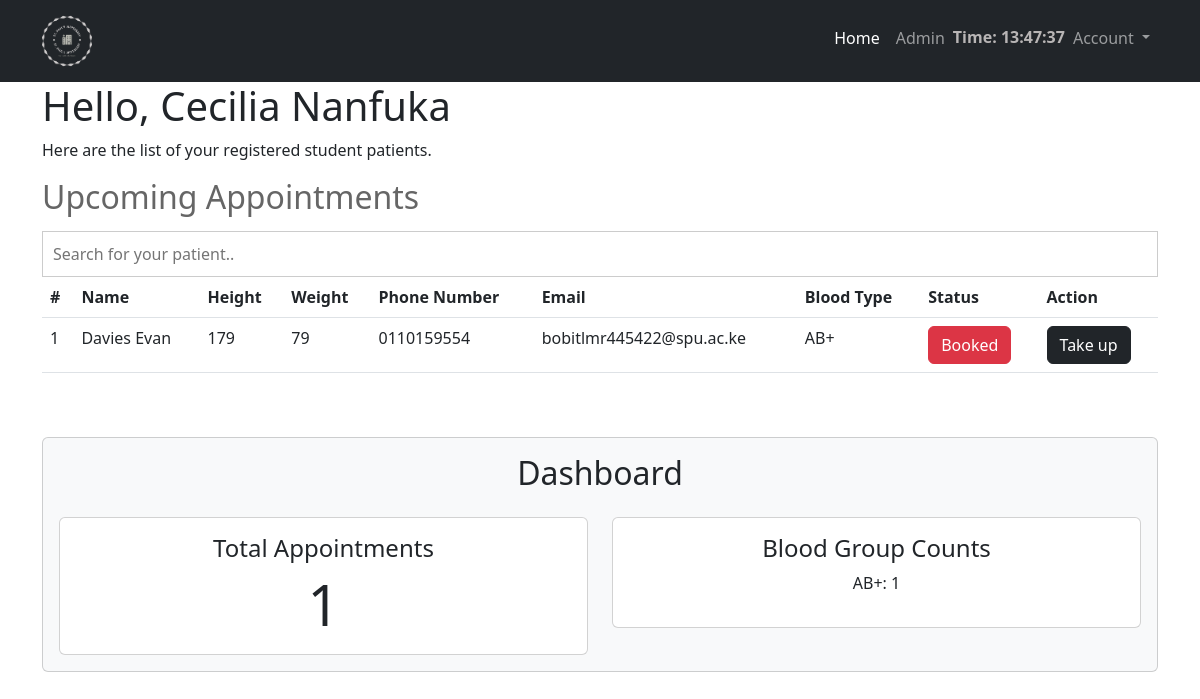
The app's page /admin (signed in), older data.
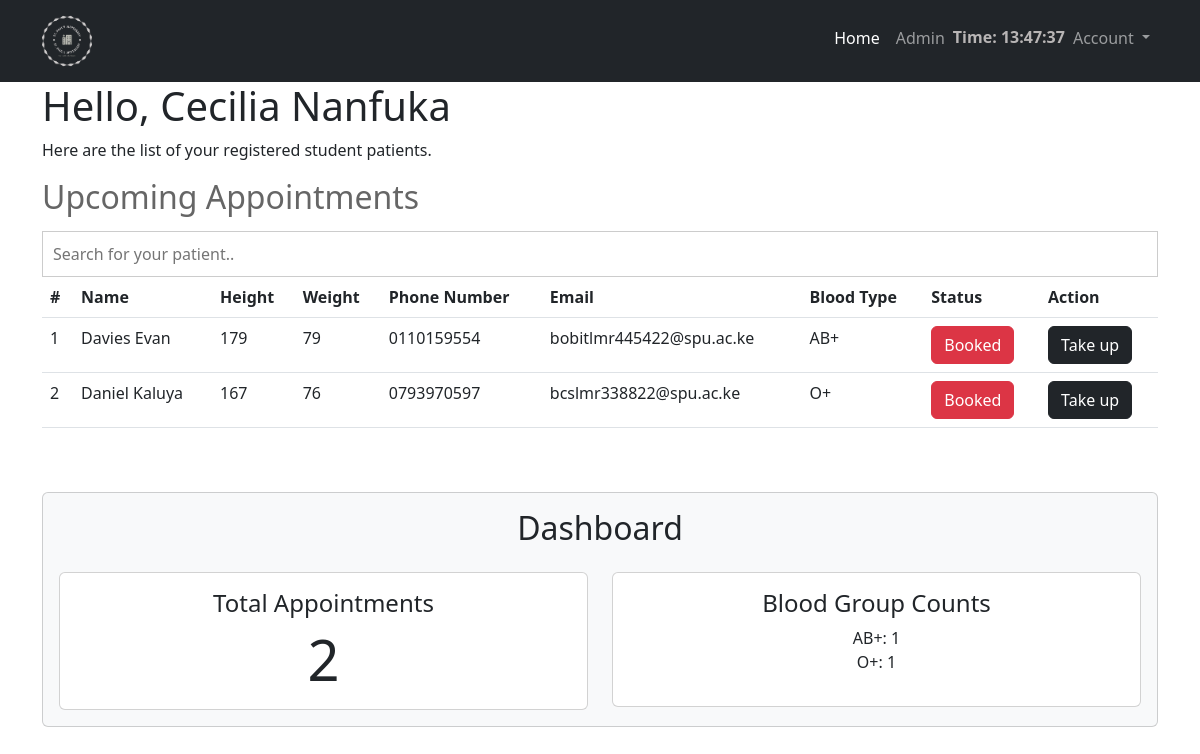
The same page, newer data.
### app.py (models this page shows, shortened)
class User(db.Model, UserMixin):
    id = db.Column(db.Integer, primary_key=True)
    username = db.Column(db.String(30), nullable=False)
    school_id = db.Column(db.String(20),unique=True, nullable=False)
    email = db.Column(db.String(120),unique=True, nullable=False)
    user_profile = db.Column(db.String(20), nullable=False,default='default.png')
    password = db.Column(db.String(30),nullable=False)
    patient = db.relationship('Profile', backref='patient',lazy=True)
    role = db.Column(db.String(10))

class Profile(db.Model):
    id = db.Column(db.Integer, primary_key=True)
    date_registered = db.Column(db.DateTime(), nullable=False, default=datetime.now)
    marital_status = db.Column(db.String(120), nullable=False)
    phonenumber = db.Column(db.String(13), unique=True, nullable=False)
    address = db.Column(db.String(20), nullable=False)
    postcode = db.Column(db.String(20), nullable=False)
    city = db.Column(db.String(30), nullable=False)
    area = db.Column(db.String(20), nullable=False)
    blood_type = db.Column(db.String(5))
    country = db.Column(db.String(20), nullable=False)
    state = db.Column(db.String(20), nullable=False)
    height = db.Column(db.Integer, default=0)
    weight = db.Column(db.Integer, default=0)
    blood_type = db.Column(db.String(10))
    user = relationship("User", backref="profile", uselist=False)
    appointment_status = db.Column(db.String(15), default='booked')  # Add appointment status field
    patient_id = db.Column(db.Integer, db.ForeignKey('user.id'), nullable=False)

### app.py (the view)
@app.route('/admin')
@login_required
def admin():
    if current_user.role == 'doctor':
        appointments = Profile.query.order_by(Profile.date_registered).all()
        num_appointments = len(appointments)
        blood_group_counts = {}
        for appointment in appointments:
            blood_group = appointment.blood_type
            if blood_group in blood_group_counts:
                blood_group_counts[blood_group] += 1
            else:
                blood_group_counts[blood_group] = 1
        return render_template('staff.html', appointments=appointments,
                               num_appointments=num_appointments,
                               blood_group_counts=blood_group_counts,
                               user=current_user)
    else:
        logout_user()
        return redirect(url_for('login'))

### app.py (called while the page is built)
@login_manager.user_loader
def load_user(id):
    user = User.query.get(int(id) if id is not None else None)
    return user

### templates/staff.html (shortened to what this page needs)
{% extends 'layout.html' %}
{% block body %}
         <main>
        <section class="container cd-table-container">
        <h1> Hello, {{current_user.username}}</h1>
         <p> Here are the list of your registered student patients.</p>
          <h2 class="cd-title">Upcoming Appointments</h2>
          <input type="text" class="cd-search table-filter" autofocus data-table="order-table" placeholder="Search for your patient.." />
        <div class="table-responsive">
          <table class="cd-table order-table table">
            <thead>
              <tr>
                <th>#</th>
                <th>Name</th>
                <th>Height</th>
                <th>Weight</th>
                <th>Phone Number</th>
                <th>Email</th>
                <th>Blood Type</th>
                <th>Status</th>
                <th>Action</th>
              </tr>
            </thead>
            <tbody>
             {% for appointment in appointments %}
              <tr>
                <td>{{ loop.index }}</td>
                <td>{{ appointment.patient.username }}</td>
                <td>{{ appointment.height }}</td>
                <td>{{ appointment.weight }}</td>
                <td>{{ appointment.phonenumber }}</td>
                <td>{{ appointment.patient.email }}</td>
                <td>{{ appointment.blood_type }}</td>
                <td>
                  {% if appointment.appointment_status == 'booked' %}
                  <a href="{{ url_for('takeup', id=appointment.id) }}" class="btn btn-danger">Booked</a>
                  {% elif appointment.appointment_status == 'approved' %}
                  <a href="#" class="btn btn-success">Approved</a>
                  {% endif %}
                </td>
                {% if appointment.appointment_status == 'approved' %}
                <td><a href="{{ url_for('takeup', id=appointment.id) }}" disabled class="btn btn-dark">Take up</a></td>
                {% else %}
                <td><a href="{{ url_for('takeup', id=appointment.id) }}" class="btn btn-dark">Take up</a></td>
                {% endif %}
              </tr>
              {% endfor %}
            </tbody>
          </table>
        </div>
        </section>
  <section class="container mt-5 mb-4">
    <div class="card bg-light">
      <div class="card-body">
        <h2 class="card-title text-center mb-4">Dashboard</h2>
        <div class="row">
          <div class="col-md-6">
            <div class="card">
              <div class="card-body text-center">
                <h4 class="card-title">Total Appointments</h4>
                <p class="card-text display-4">{{ num_appointments }}</p>
              </div>
            </div>
          </div>
          <div class="col-md-6">
            <div class="card">
              <div class="card-body text-center">
                <h4 class="card-title">Blood Group Counts</h4>
                <ul class="list-unstyled">
                  {% for blood_group, count in blood_group_counts.items() %}
                  <li>{{ blood_group }}: {{ count }}</li>
                  {% endfor %}
                </ul>
              </div>
            </div>
          </div>
        </div>
      </div>
    </div>
  </section>
         </main>
{% endblock %}

### templates/layout.html (shortened to what this page needs)
<!DOCTYPE html>
<html lang="en">
<head>
    <link href="https://cdn.jsdelivr.net/npm/bootstrap@5.3.0/dist/css/bootstrap.min.css" rel="stylesheet">
</head>
<body>
<nav class="navbar navbar-expand-lg navbar-dark bg-dark static-top">
  <div class="container">
    <a class="navbar-brand" href="/">
      <img src="{{url_for('static',filename='logo.png')}}" alt="..." height="56">
    </a>
    <div class="collapse navbar-collapse" id="navbarSupportedContent">
      <ul class="navbar-nav ms-auto">
        <li class="nav-item">
          <a class="nav-link active" aria-current="page" href="/">Home</a>
        </li>
        {% if current_user.role == 'patient' %}
        <li class="nav-item">
          <a class="nav-link" href="{{url_for('book_appointment')}}">Appointment</a>
        </li>
        {% else %}
        <li class="nav-item">
          <a class="nav-link" href="{{url_for('admin')}}">Admin</a>
        </li>
        {% endif %}
        <li class="nav-item"><p class="pd-5 clr">Time: <span id="current-time"></span></p></li>
        <li class="nav-item dropdown">
          <a class="nav-link dropdown-toggle" href="#" id="navbarDropdown" role="button" data-bs-toggle="dropdown" aria-expanded="false">
            Account
          </a>
        </li>
      </ul>
    </div>
  </div>
</nav>
      {% block body %}
      {% endblock %}
</body>
</html>

### templates/layout.html (style rules this page uses)
.cd-search { padding: 10px; border: 1px solid #ccc; width: 100%; box-sizing: border-box; }
.cd-title { color: #666; margin: 15px 0; }
ul { list-style: none; }
.clr { font-size: 16px; font-weight: 600; color: #b8b5b5; margin-top: 7px; }

Row changes from the older to the newer data that the page shows:
added Profile: patient.username "Daniel Kaluya", height "167", weight "76", phonenumber "0793970597", patient.email "bcslmr338822@spu.ac.ke", blood_type "O+", count "1"
Text that changed along with them:
{{ num_appointments }}: "1" → "2"
